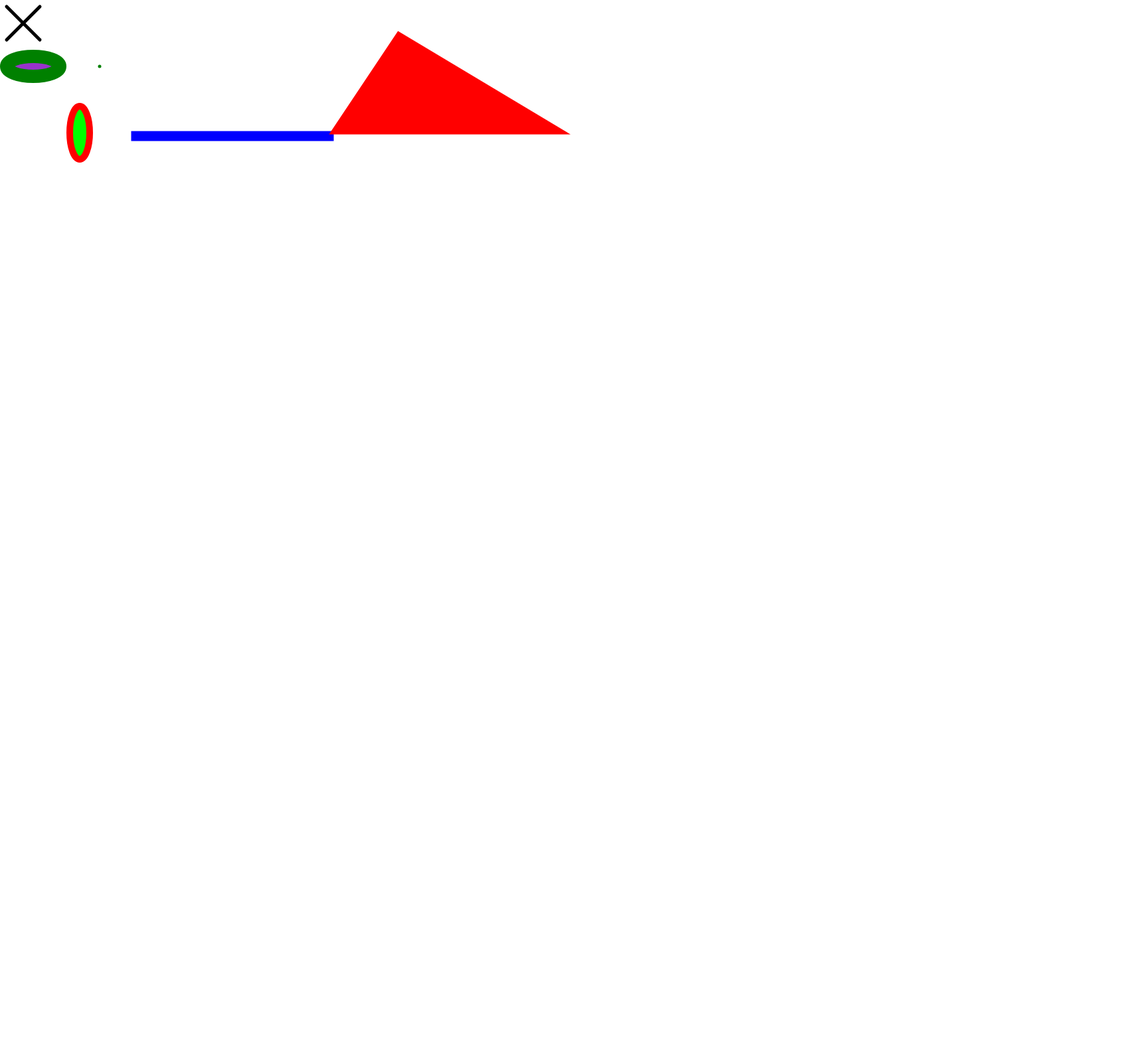
Frame 1 (no input)
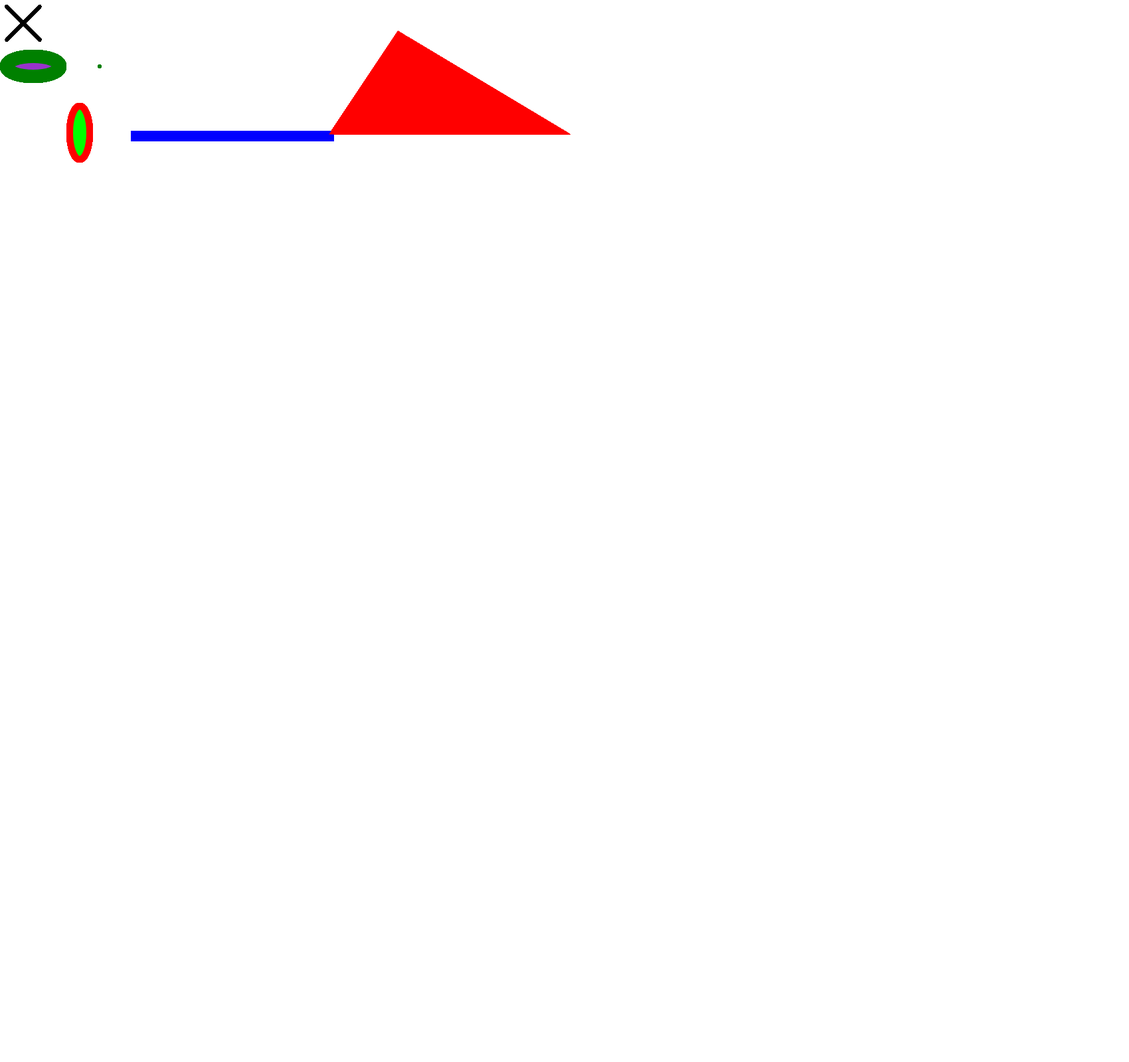
Frame 60 (no input)
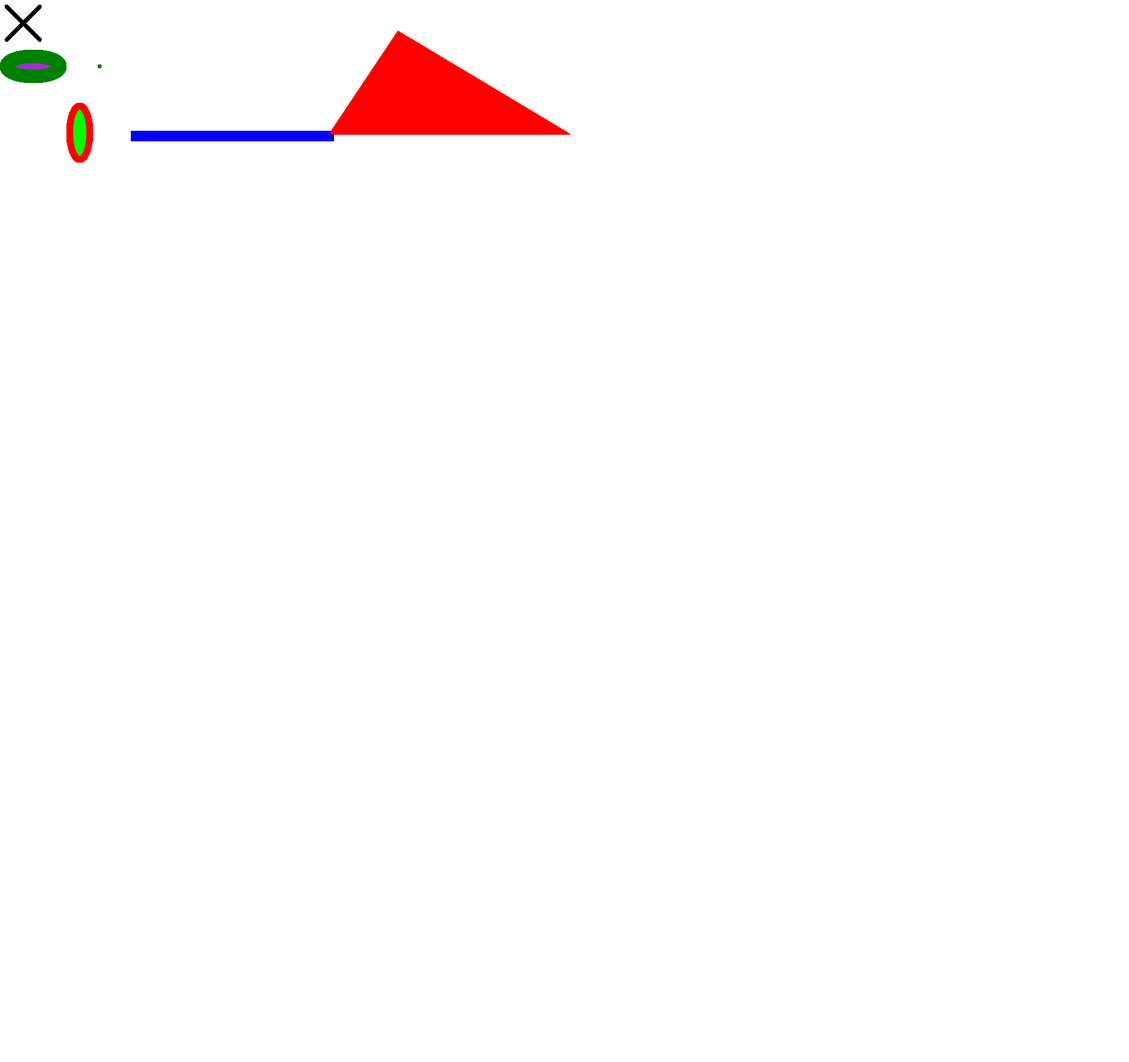
Frame 120 (the mouse pressed at the canvas centre since frame 60)

The p5.js sketch that drew these frames (run headless with seeded random() and noise() and a simulated clock; from frame 60 on, the mouse is pressed at the canvas centre):

// p5.js sketch
// ── sketch.js
function setup() {
  // put setup code here
  createCanvas(1700, 1600);
}

function draw() {
  // put drawing code here
  fill('#00ff00');
  strokeWeight('10');
  stroke('red');
  ellipse(120, 200, 30, 80);
  strokeWeight(20);
  fill('#9933CC');
  stroke('green');
  ellipse(50, 100,80, 30);

  strokeWeight(5);
  stroke('black');
  fill('black');
  line(10, 10, 60, 60);
  line(60, 10, 10, 60);

  stroke('green');
  fill('green');
  point(150, 100);

  stroke('blue');
  fill('blue');
  rect(200,200,300,10);

  stroke('red');
  fill('red');
  triangle(850,200,600,50,500,200);
}

// ── sketch2.js
var x, y; //współrzędne obiektu

function setup() {
  // put setup code here
  createCanvas(700, 600);
  x = 675;
  y = 575;
}

function draw() {
  background(200);
  // put drawing code here
  r = random(255);
  g = random(255);
  b = random(255);
  fill(r,g,b);
  strokeWeight(1);
  stroke(r, g, b);
  if (x > 14)
    x = x -1;
  if (y > 14)
      y = y -1;
  ellipse( x, y, 30, 30);


}

// ── sketch3.js
var x, y; //współrzędne obiektu

function setup() {
  // put setup code here
  createCanvas(700, 600);
  background(200);
}

function draw() {
  noFill();
  noStroke();
  if (mouseIsPressed) { //naciśnięto klawisz myszki
    if (mouseButton === LEFT) {
    fill("red");
    strokeWeight(10);
    stroke('yellow');
    }
    if(mouseButton === CENTER) {
      strokeWieght(3);
      fill(200);
      stroke(200);
      rect(mouseX-10, mouseY-10, 20, 20);
  }
}
  point(mouseX, mouseY);
  //r = random(255);
  //g = random(255);
  //b = random(255);


}

// ── sketch4.js
var lenght = 30;
x = y = 100;
function setup() {
  // put setup code here
  createCanvas(600, 600);
}

function draw() {
  background(200);
  dx = mouseX - x;
  dy = mouseY - y;
  anglel = atan2(dy, dx);
  x = mouseX (cos(angle) * 30);
  y = mouseY (sin(angle) * 30);
  rect(x,y, 30, 30);
}
